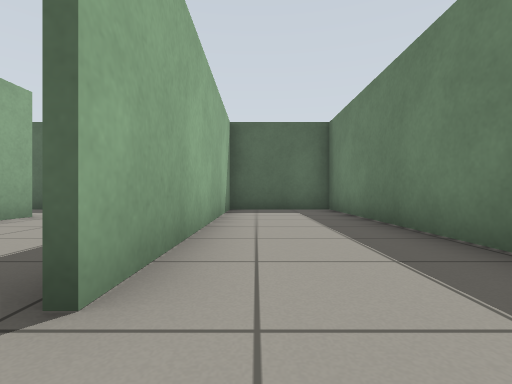
[1] (above)

24 first-person views from a walk through a Gazebo world. The camera is 0.5 m above the floor, looks level and sees 85° across. The floor is counted in squares, 1 m on a side. Each view is taken from the middle of a square. On the plan, view 1 faces up. The plan holds only what a view shows up to about 9 squares ahead; the rest is blank. The place goes on beyond the plan.

[2]
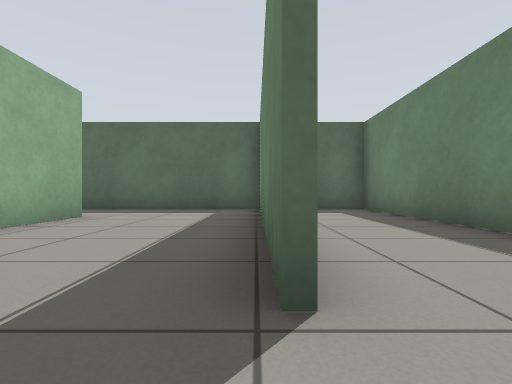

[3]
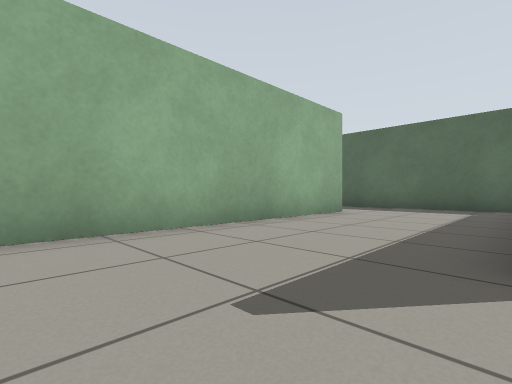

[4]
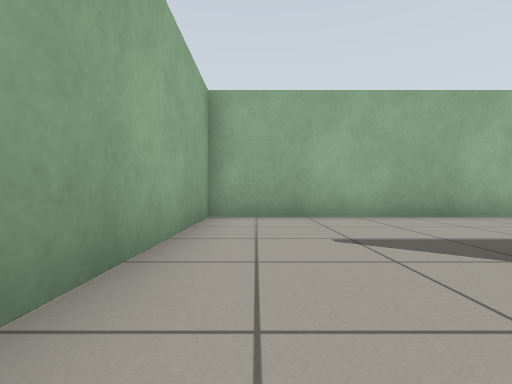

[5]
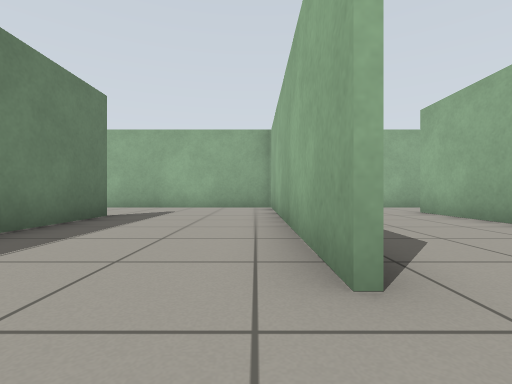

[6]
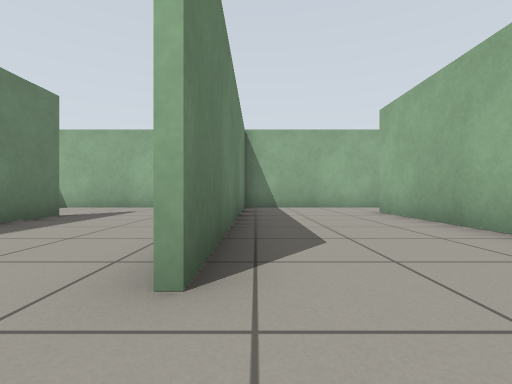

[7]
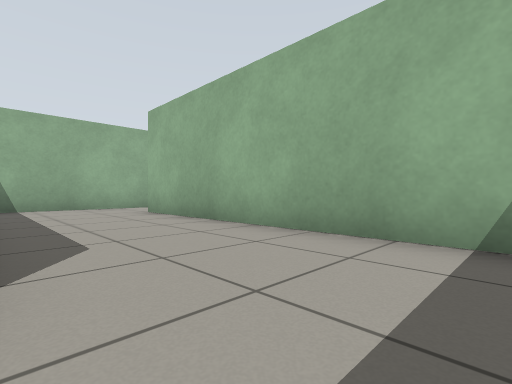

[8]
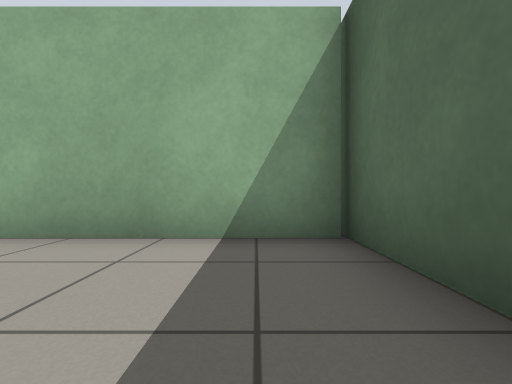

[9]
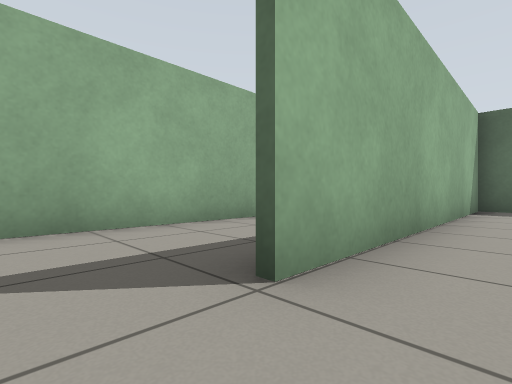

[10]
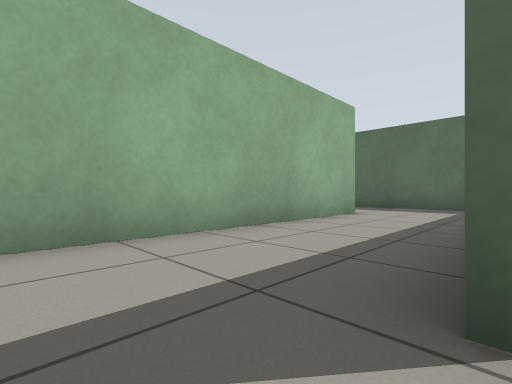

[11]
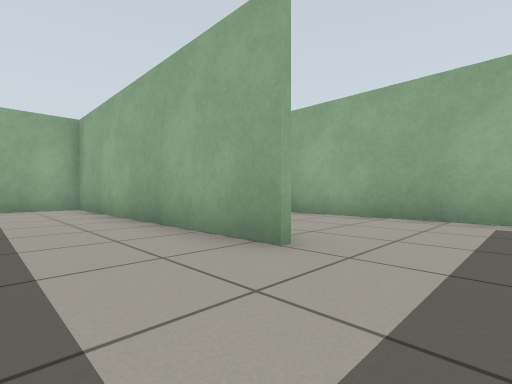

[12]
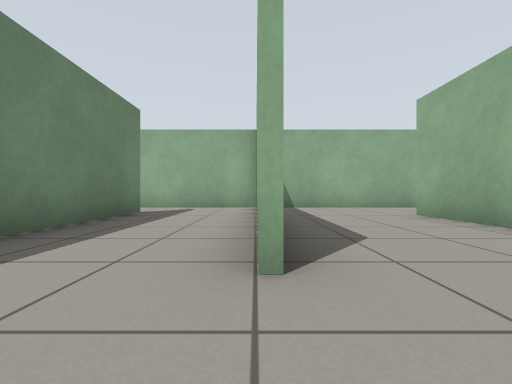

[13]
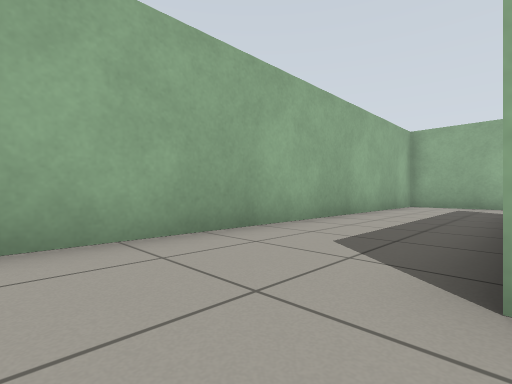

[14]
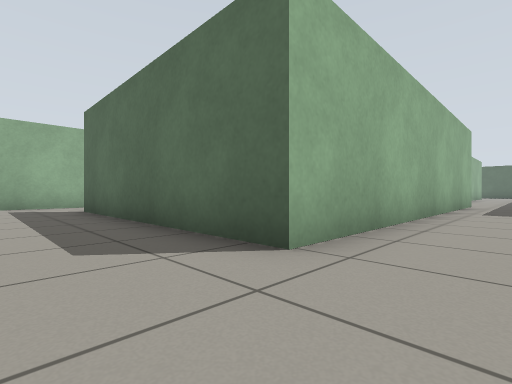

[15]
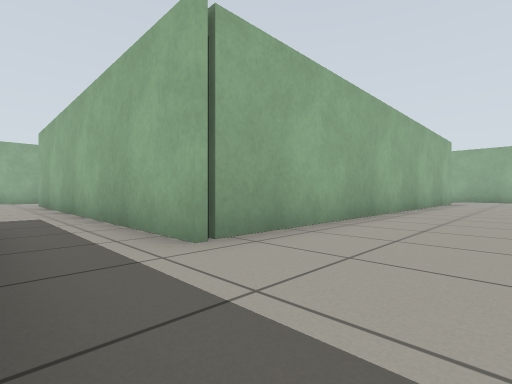

[16]
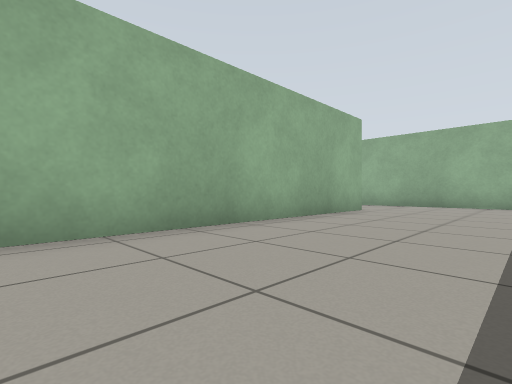

[17]
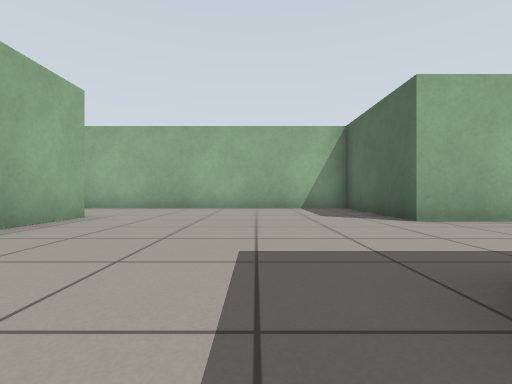

[18]
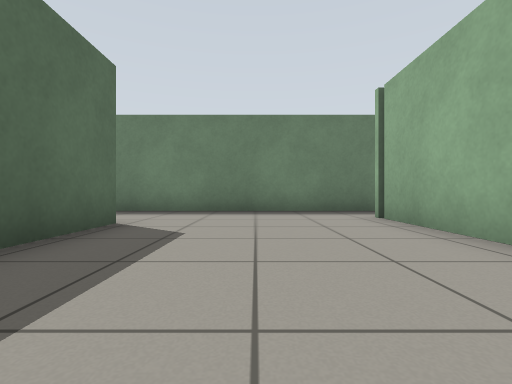

[19]
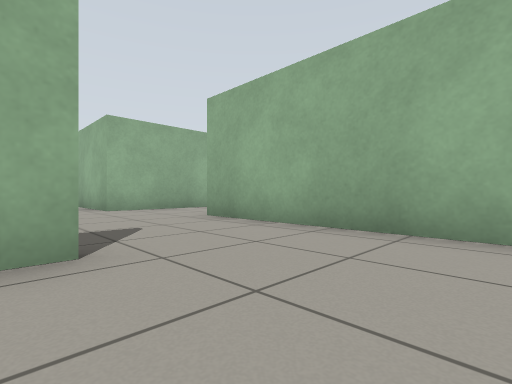

[20]
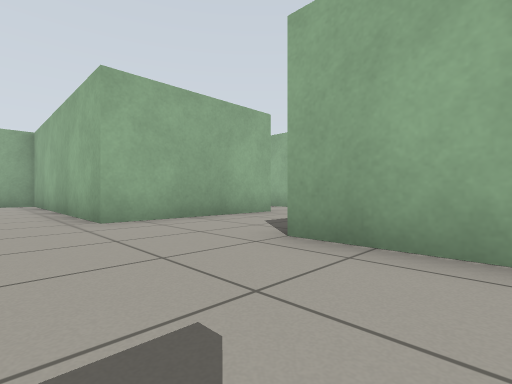

[21]
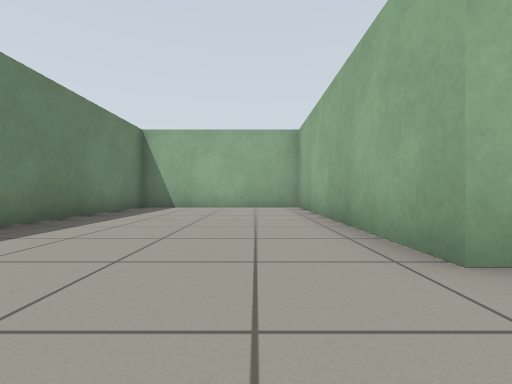

[22]
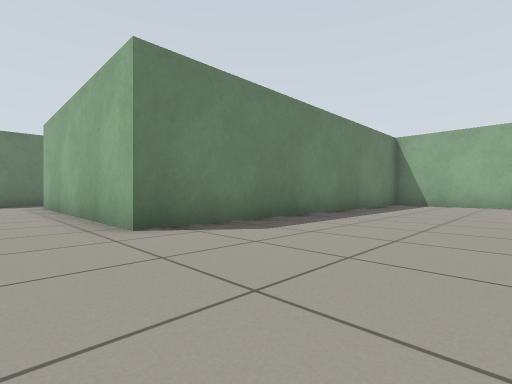

[23]
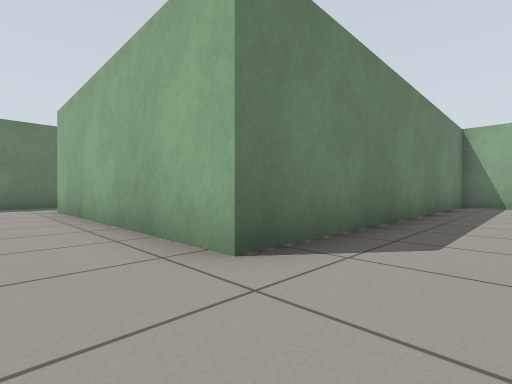

[24]
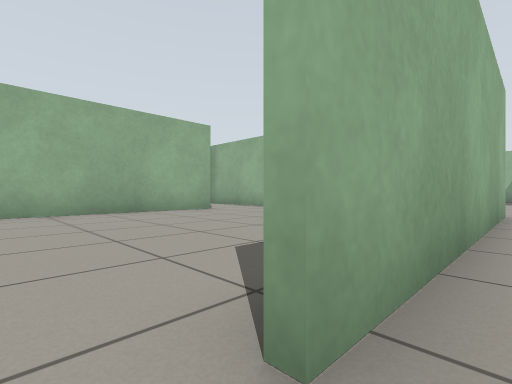

### Floor plan
Points are (right, up) in squares from view 1. A wall is a line through its corners. A room is listed if a view was taken in it or the views show most of it. See-through windows are left out.
Room 1 (views 1, 2, 3, 4, 5)
walls: (-0.9, 1.1) (-0.9, 7.2); (-4.5, 5.6) (-4.5, -1.9) (1.4, -1.9); (2.1, 2.2) (2.1, 8) (-0.8, 8); (-0.7, 7.7) (-0.7, 1.1); (-0.9, 8) (-4.6, 8)
ways out: opening at (-5, 6.5) to room 2
Room 2 (views 6, 7, 8, 9)
walls: (-4.6, -1.6) (-4.6, 5.6); (-7.6, -1.9) (-4.6, -1.9); (-4.6, 8) (-8.1, 8); (-8, 8) (-8, 0.1)
ways out: opening at (-5, 6.5) to room 1; opening at (-8, -0.5) to room 3
Room 3 (views 10, 11)
walls: (-8.2, 0.1) (-8.2, 4); (-11, 5.4) (-11, -1.9) (-7.6, -1.9); (-8.1, 8) (-10.6, 8)
ways out: opening at (-8, -0.5) to room 2; opening at (-11, 6.5) to room 4
Room 4 (views 12, 13, 14, 15, 16, 17, 18, 19, 20, 21, 22, 23, 24)
walls: (-15.5, 15.2) (-17.6, 15.2); (-25.7, 18.4) (-25.7, 16.7) (-29.5, 16.7) (-29.5, 8); (-26.6, 10.6) (-14.5, 10.6) (-14.5, 0.9) (-21, 0.9); (-12.7, 9.9) (-12.7, 16.6); (-14.7, 7.2) (-14.7, 8.6); (-10.6, 8) (-11.8, 8); (-23.2, 1.5) (-23.2, -1.5); (-30.5, 5.2) (-28.4, 5.2) (-28.4, -1.9) (-23.4, -1.9) (-23.4, 7.6) (-16.5, 7.6); (-22.9, -1.9) (-11, -1.9)
ways out: opening at (-11, 6.5) to room 3; opening at (-22, 1) to room 5; opening at (-16, 7) to room 5
Room 5 (no view inside)
walls: (-21, 1.1) (-16.2, 1.1)
ways out: opening at (-22, 1) to room 4; opening at (-16, 7) to room 4

Where each view was taken, in squares from view 1:
view 1: 0 up, 0 right, facing up
view 2: 0 up, 1 left, facing up
view 3: 1 down, 1 left, facing up-left
view 4: 1 down, 1 right, facing left
view 5: 7 up, 4 left, facing down
view 6: 7 up, 5 left, facing down
view 7: 7 up, 5 left, facing down-left
view 8: 7 up, 5 left, facing left
view 9: 1 down, 7 left, facing up-left
view 10: 1 down, 8 left, facing up-left
view 11: 7 up, 9 left, facing down-left
view 12: 7 up, 11 left, facing down
view 13: 1 up, 13 left, facing down-left
view 14: 1 down, 13 left, facing up-left
view 15: 13 up, 13 left, facing down-left
view 16: 14 up, 19 left, facing down-left
view 17: 14 up, 21 left, facing left
view 18: 13 up, 20 left, facing right
view 19: 13 up, 26 left, facing down-left
view 20: 10 up, 27 left, facing down-left
view 21: 7 up, 27 left, facing down
view 22: 9 up, 27 left, facing down-right
view 23: 9 up, 25 left, facing down-right
view 24: 8 up, 16 left, facing down-left
